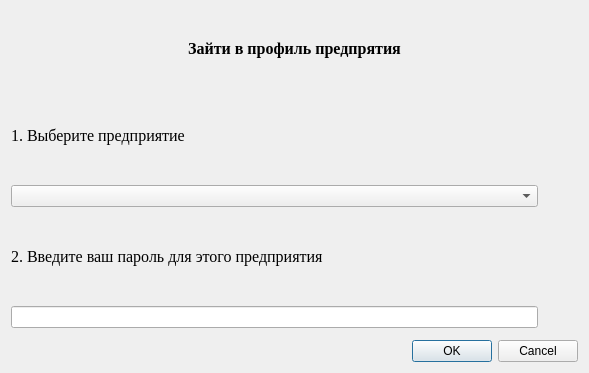
<?xml version="1.0" encoding="UTF-8"?>
<ui version="4.0">
 <class>Dialog</class>
 <widget class="QDialog" name="Dialog">
  <property name="geometry">
   <rect>
    <x>0</x>
    <y>0</y>
    <width>589</width>
    <height>373</height>
   </rect>
  </property>
  <property name="windowTitle">
   <string>Создание предприятия</string>
  </property>
  <layout class="QHBoxLayout" name="horizontalLayout_4">
   <item>
    <layout class="QVBoxLayout" name="verticalLayout_2">
     <property name="spacing">
      <number>12</number>
     </property>
     <item>
      <widget class="QLabel" name="label">
       <property name="font">
        <font>
         <family>Times New Roman</family>
         <pointsize>12</pointsize>
         <weight>75</weight>
         <bold>true</bold>
        </font>
       </property>
       <property name="text">
        <string>Зайти в профиль предпрятия</string>
       </property>
       <property name="alignment">
        <set>Qt::AlignCenter</set>
       </property>
      </widget>
     </item>
     <item>
      <widget class="QLabel" name="label_2">
       <property name="font">
        <font>
         <family>Times New Roman</family>
         <pointsize>12</pointsize>
        </font>
       </property>
       <property name="text">
        <string>1. Выберите предприятие</string>
       </property>
       <property name="alignment">
        <set>Qt::AlignLeading|Qt::AlignLeft|Qt::AlignVCenter</set>
       </property>
      </widget>
     </item>
     <item>
      <layout class="QHBoxLayout" name="horizontalLayout_2">
       <item>
        <layout class="QVBoxLayout" name="verticalLayout">
         <property name="spacing">
          <number>0</number>
         </property>
         <item>
          <widget class="QComboBox" name="CompanyCombo">
           <property name="sizePolicy">
            <sizepolicy hsizetype="Expanding" vsizetype="Fixed">
             <horstretch>0</horstretch>
             <verstretch>0</verstretch>
            </sizepolicy>
           </property>
          </widget>
         </item>
        </layout>
       </item>
       <item>
        <spacer name="horizontalSpacer">
         <property name="orientation">
          <enum>Qt::Horizontal</enum>
         </property>
         <property name="sizeType">
          <enum>QSizePolicy::Preferred</enum>
         </property>
         <property name="sizeHint" stdset="0">
          <size>
           <width>40</width>
           <height>20</height>
          </size>
         </property>
        </spacer>
       </item>
      </layout>
     </item>
     <item>
      <widget class="QLabel" name="label_3">
       <property name="font">
        <font>
         <family>Times New Roman</family>
         <pointsize>12</pointsize>
        </font>
       </property>
       <property name="text">
        <string>2. Введите ваш пароль для этого предприятия</string>
       </property>
       <property name="alignment">
        <set>Qt::AlignLeading|Qt::AlignLeft|Qt::AlignVCenter</set>
       </property>
      </widget>
     </item>
     <item>
      <layout class="QHBoxLayout" name="horizontalLayout_3">
       <item>
        <layout class="QVBoxLayout" name="verticalLayout_3">
         <property name="spacing">
          <number>0</number>
         </property>
         <item>
          <widget class="QLineEdit" name="lineEdit">
           <property name="sizePolicy">
            <sizepolicy hsizetype="Expanding" vsizetype="Fixed">
             <horstretch>0</horstretch>
             <verstretch>0</verstretch>
            </sizepolicy>
           </property>
           <property name="echoMode">
            <enum>QLineEdit::Password</enum>
           </property>
          </widget>
         </item>
        </layout>
       </item>
       <item>
        <spacer name="horizontalSpacer_2">
         <property name="orientation">
          <enum>Qt::Horizontal</enum>
         </property>
         <property name="sizeType">
          <enum>QSizePolicy::Preferred</enum>
         </property>
         <property name="sizeHint" stdset="0">
          <size>
           <width>40</width>
           <height>20</height>
          </size>
         </property>
        </spacer>
       </item>
      </layout>
     </item>
     <item>
      <widget class="QDialogButtonBox" name="buttonBox">
       <property name="orientation">
        <enum>Qt::Horizontal</enum>
       </property>
       <property name="standardButtons">
        <set>QDialogButtonBox::Cancel|QDialogButtonBox::Ok</set>
       </property>
      </widget>
     </item>
    </layout>
   </item>
  </layout>
 </widget>
 <resources/>
 <connections>
  <connection>
   <sender>buttonBox</sender>
   <signal>accepted()</signal>
   <receiver>Dialog</receiver>
   <slot>accept()</slot>
   <hints>
    <hint type="sourcelabel">
     <x>248</x>
     <y>254</y>
    </hint>
    <hint type="destinationlabel">
     <x>157</x>
     <y>274</y>
    </hint>
   </hints>
  </connection>
  <connection>
   <sender>buttonBox</sender>
   <signal>rejected()</signal>
   <receiver>Dialog</receiver>
   <slot>reject()</slot>
   <hints>
    <hint type="sourcelabel">
     <x>316</x>
     <y>260</y>
    </hint>
    <hint type="destinationlabel">
     <x>286</x>
     <y>274</y>
    </hint>
   </hints>
  </connection>
 </connections>
</ui>
